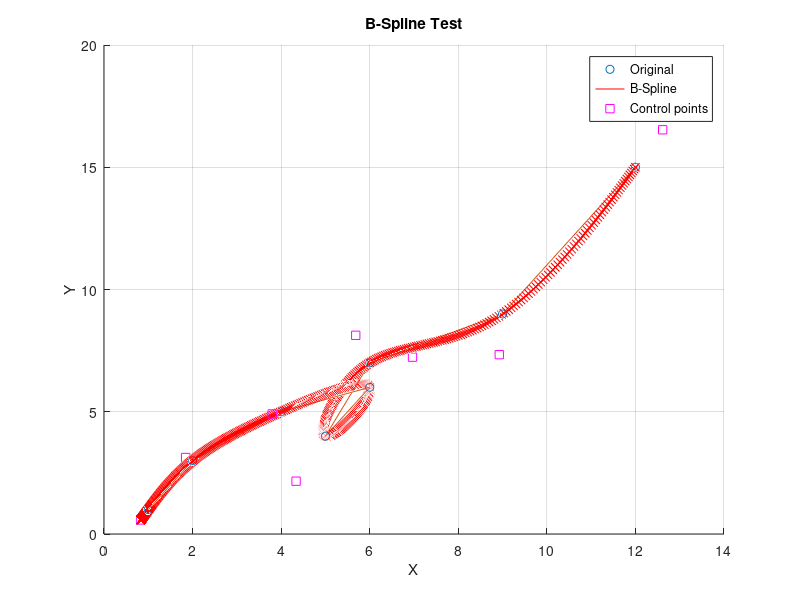
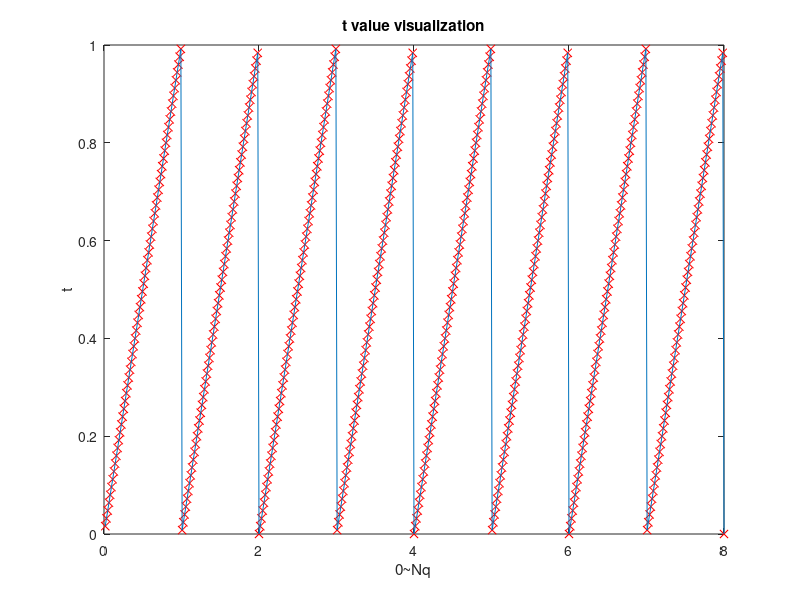
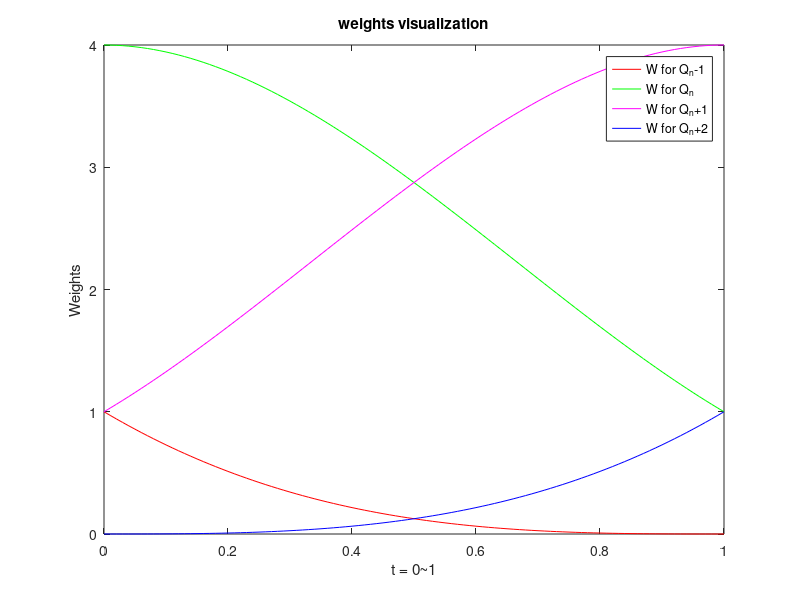
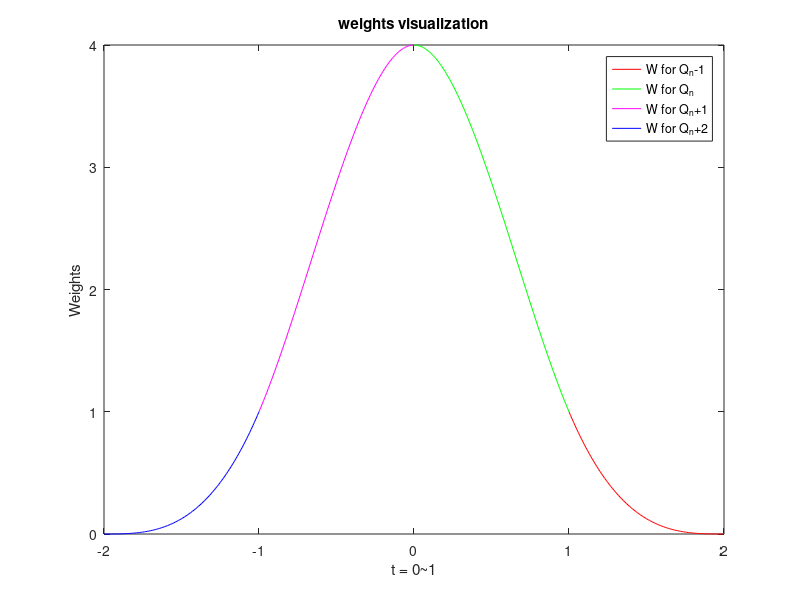

These charts were generated, in order, by the following MATLAB code:
%% B-Spline Test
% By Chanoh Park
% copark86@gmail.com
% 12 Nov 2016

close all
clear all


% Sample data point
p = [1 1 1; 2 3 2; 4 5 5; 6 6 3; 5 4 1; 6 7 1; 9 9 8; 12 15 11];





% Number of sample points
Np = length(p)

% Number of control points
Nq = 100;

if Nq >Np
    Nq=Np;
end

% Basis matrix
M = [-1 3 -3 1;3 -6 3 0; -3 0 3 0;1 4 1 0];

N(Np,Nq)=0


%% Calculate the best control point locations
for i = 1: Np

    % float
    index_f = Nq*(i/Np);
    
    % int	
    index_i = floor(index_f);
    t = index_f -index_i;
    
    % Q-1 Q0 Q1 Q2
    indexV = index_i-1:index_i+2;
    indexV(find(indexV<1))=1;
    indexV(find(indexV>Nq))=Nq;
    
    tv = [t^3 t^2 t 1];
    
    temp=tv*M/6;
    N(i,indexV(1)) = N(i,indexV(1)) +temp(1); 
    N(i,indexV(2)) = N(i,indexV(2)) +temp(2); 
    N(i,indexV(3)) = N(i,indexV(3)) +temp(3);
    N(i,indexV(4)) = N(i,indexV(4)) +temp(4);
    
end

invNN_Nt=inv(N'*N)*N';

% Control points
Q=invNN_Nt*p;
save Q Q M

%% Draw line 

% Number of steps
Nbs = 500;
hold on
BSpline_=[0 0 0];

for i = 1:Nbs
    
    % divide Number of Control points by Nbs steps
    index_f = Nq*(i/Nbs);
    
    % current control point index
    index_int = floor(index_f);
    
    t_ = index_f-index_int;
    tv = [t_^3 t_^2 t_ 1];
    
    % saving data
    t_save(i,1)=index_f;
    t_save(i,2)=index_int;
    t_save(i,3)=t_;
    % control points index 
    indexV = index_int-1:index_int+2;
    indexV(find(indexV<1))=1;
    indexV(find(indexV>Nq))=Nq;
    
    Q_4 = Q(indexV,:); 
    pbs=tv*M*Q_4/6;
    BSpline_=[BSpline_;pbs]
end
BSpline_l = BSpline_(2:end,:) 


%% spline display
a=plot3(p(:,1),p(:,2),p(:,3),'o')
hold on
plot3(p(:,1),p(:,2),p(:,3))
title('B-Spline Test');
xlabel('X'); ylabel('Y');
plot3(BSpline_l(:,1),BSpline_l(:,2),BSpline_l(:,3),'rx');
hold on
b=plot3(BSpline_l(:,1),BSpline_l(:,2),BSpline_l(:,3),'r');
c=plot3(Q(:,1),Q(:,2),Q(:,3),'ms');
grid on

legend([a,b,c],'Original','B-Spline','Control points');

figure
plot(t_save(:,1),t_save(:,3),'rx');
hold on
plot(t_save(:,1),t_save(:,3));
title('t value visualization');
xlabel('0~Nq'); ylabel('t');


%% weight visualization
figure
weights = [0 0 0 0 0];
for t = 0:0.01:1
    tv = [t^3 t^2 t 1];
    weights = [weights; [tv*M t]];
end
weights = weights(2:end,:)

g1=plot(weights(:,5),weights(:,1),'r')
hold on
g2=plot(weights(:,5),weights(:,2),'g')
g3=plot(weights(:,5),weights(:,3),'m')
g4=plot(weights(:,5),weights(:,4),'b')
title('weights visualization');
xlabel('t = 0~1'); ylabel('Weights');
legend([g1 g2 g3 g4],'W for Q_n-1','W for Q_n','W for Q_n+1','W for Q_n+2');

figure
g1=plot(weights(:,5)+1,weights(:,1),'r')
hold on
g2=plot(weights(:,5),weights(:,2),'g')
g3=plot(weights(:,5)-1,weights(:,3),'m')
g4=plot(weights(:,5)-2,weights(:,4),'b')
title('weights visualization');
xlabel('t = 0~1'); ylabel('Weights');
legend([g1 g2 g3 g4],'W for Q_n-1','W for Q_n','W for Q_n+1','W for Q_n+2');

